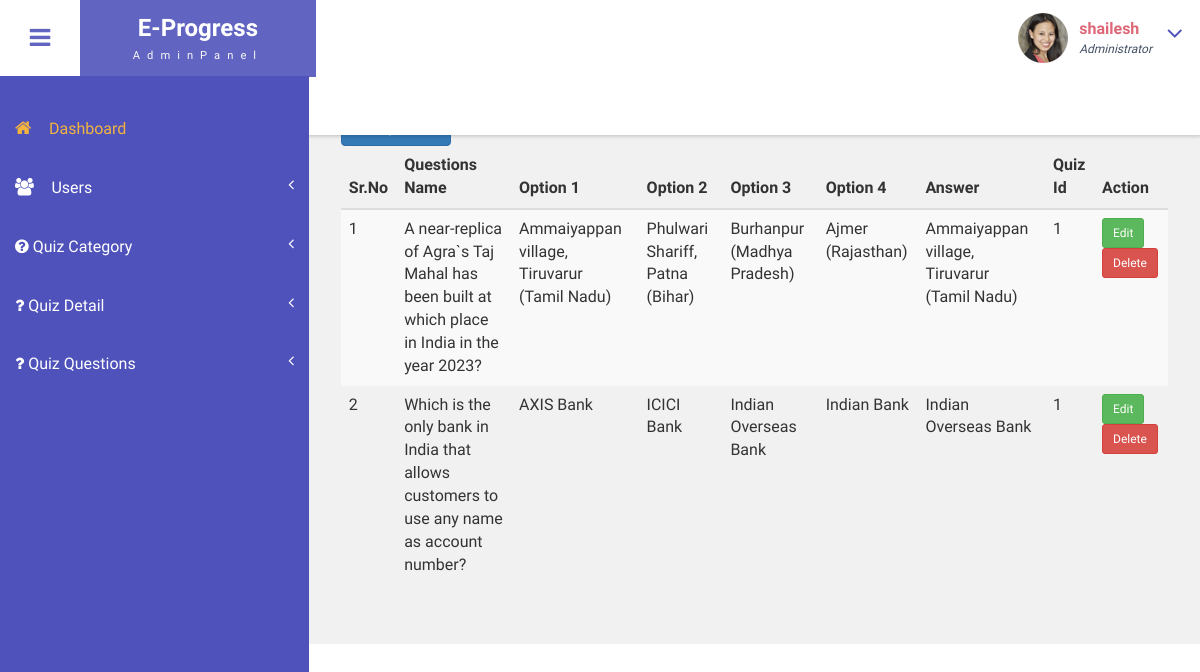
Before: /viewquestion (signed in) with the older database file.
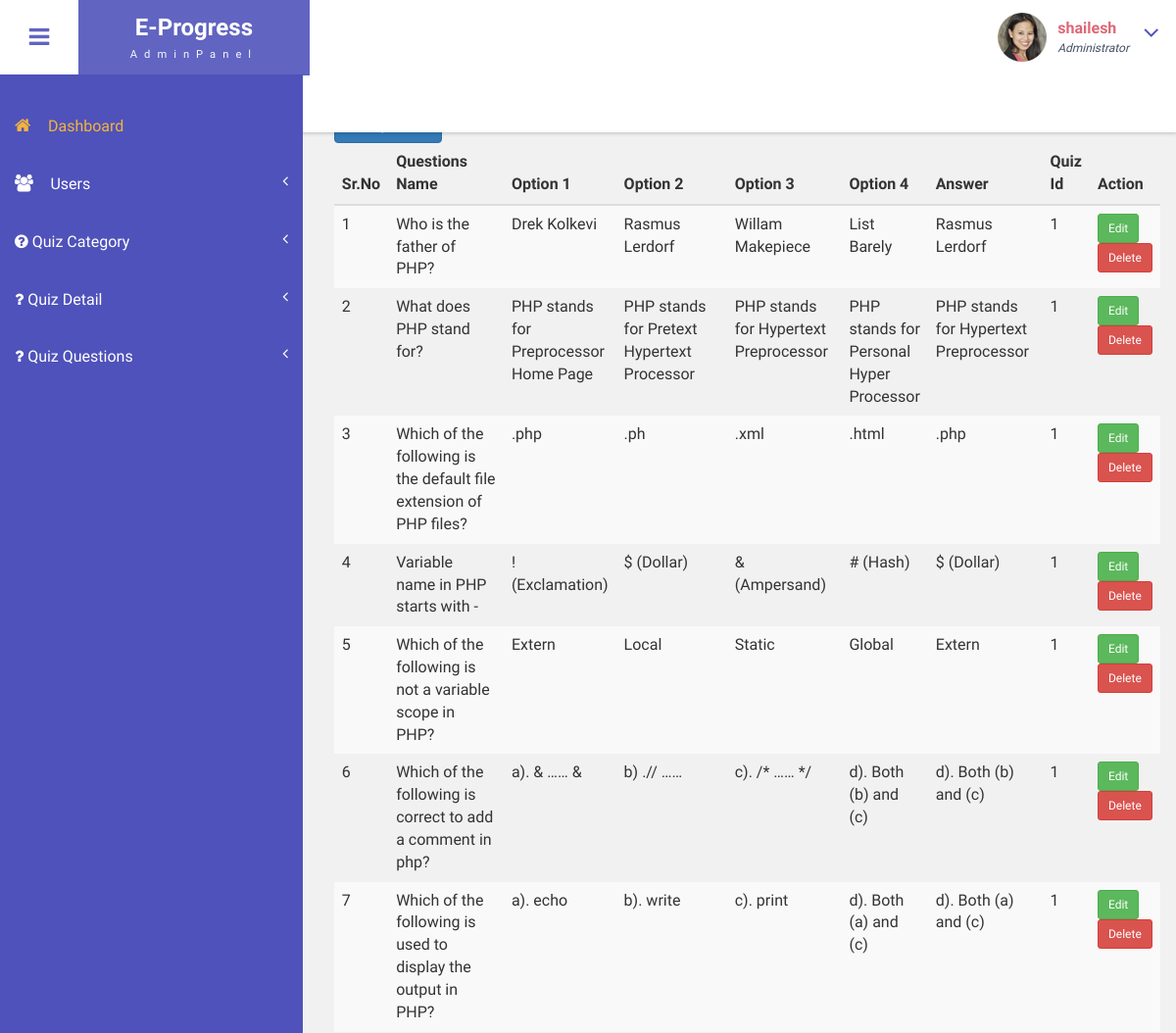
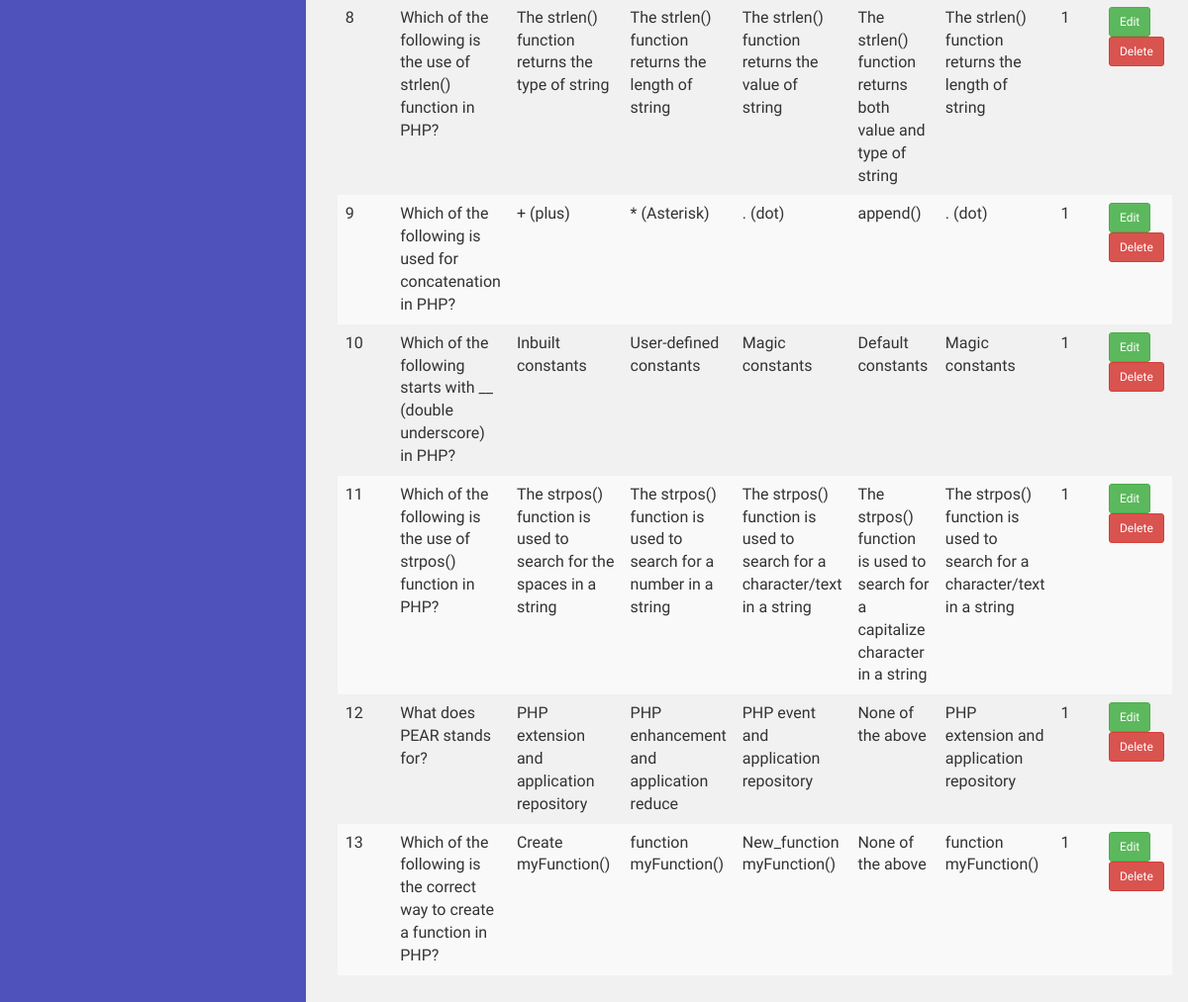
After: the same page with the newer database file (2 pictures, top to bottom).
### tables this page shows
CREATE TABLE `questions` (
  `id` int(11) NOT NULL,
  `questions_name` varchar(255) NOT NULL,
  `option_1` varchar(255) NOT NULL,
  `option_2` varchar(255) NOT NULL,
  `option_3` varchar(255) NOT NULL,
  `option_4` varchar(255) NOT NULL,
  `answer` varchar(255) NOT NULL,
  `quiz_id` varchar(10) NOT NULL,
  `create_at` timestamp NOT NULL DEFAULT current_timestamp(),
  `update_at` timestamp NOT NULL DEFAULT current_timestamp()
);

### index.php (called while the page is built)
<?php
require_once("Controller/Controller.php");
?>

### Model/Model.php (called while the page is built, shortened)
<?php
class Model
{
    function __construct(protected $connection = null)
    {
        try {
            $this->connection = new mysqli("localhost", "root", "", "project_oes");
        } catch (\Exception $e) {
            $ErrorMsg = PHP_EOL . "Error Date Time >>> " . date('d-m-Y h:i:s A') . PHP_EOL . "Error Msg >>> " . $e->getMessage() . PHP_EOL;
            if (!file_exists('log')) {
                mkdir("log");
            }
            $FileName = date('d_m_Y');
            file_put_contents("log/" . $FileName . "_log.txt", $ErrorMsg, FILE_APPEND);
        }
    }
    function Select($tbl, $where = null)
    {
        $SQL = " SELECT * FROM $tbl";
        $SQLEx = $this->connection->query($SQL);
        if ($SQLEx->num_rows > 0) {
            while ($data = $SQLEx->fetch_object()) {
                $FetchData[] = $data;
            }
            $Responce['Code'] = "1";
            $Responce['Msg'] = "Msg";
            $Responce['Data'] = $FetchData;
        } else {
            $Responce['Code'] = "0";
            $Responce['Msg'] = "Try Again";
            $Responce['Data'] = "0";
        }
        return $Responce;
    }
}
?>

### View/Admin/quiz/questionspage/viewquestion.php (the view, shortened to what this page needs)
<div id="page-wrapper">
    <div class="main-page">
        <a href="addquestion" class="btn btn-primary">Add Question</a>
        <table class="table table-striped table-dark">
            <thead>
                <tr>
                    <th>Sr.No</th>
                    <th>Questions Name</th>
                    <th>Option 1</th>
                    <th>Option 2</th>
                    <th>Option 3</th>
                    <th>Option 4</th>
                    <th>Answer </th>
                    <th>Quiz Id </th>
                    <th>Action </th>
                </tr>
            </thead>
            <tbody>
                <?php
                if (!empty($ViewQuestionRes['Data'])) {
                    $i = 0;
                    foreach ($ViewQuestionRes['Data'] as $key => $value) {
                        $i++; ?>
                        <tr>
                            <td><?php echo $i; ?></td>
                            <td><?php echo $value->questions_name; ?></td>
                            <td><?php echo $value->option_1; ?></td>
                            <td><?php echo $value->option_2; ?></td>
                            <td><?php echo $value->option_3; ?></td>
                            <td><?php echo $value->option_4; ?></td>
                            <td><?php echo $value->answer; ?></td>
                            <td><?php echo $value->quiz_id; ?></td>
                            <td>
                                <a href="questionedit?id=<?php echo $value->id; ?>" class="btn btn-success btn-sm">Edit</a>&nbsp;
                                <a href="questiondelete?id=<?php echo $value->id; ?>" class="btn btn-danger btn-sm" onclick="return checkDelete()">Delete</a>
                            </td>
                        </tr>
                    <?php }
                } else { ?>
                    <tr>
                        <td colspan="9" class="text-center">NO DATA FOUND </td>
                    </tr>
                <?php  }
                ?>
            </tbody>
        </table>
    </div>
</div>

### Controller/Controller.php (shortened to what this page needs)
<?php
require("Model/Model.php");
class Controller extends Model
{
    function __construct()
    {
        if ($_SERVER['HTTP_HOST'] == "localhost") {
            $this->URL = "http://localhost/oes_project/Public/";
        } else {
            $this->URL = "https://" . $_SERVER['HTTP_HOST'] . "/Public/";
        }
        if (isset($_SERVER['PATH_INFO'])) {
            switch ($_SERVER['PATH_INFO']) {
                case '/viewquestion':
                    $ViewQuestionRes = $this->Select("questions");
                    include_once("View/Admin/header_admin.php");
                    include_once("View/Admin/quiz/questionspage/viewquestion.php");
                    include_once("View/Admin/header_admin.php");
                    break;
            }
        } else {
            echo " <script>
            window.location.href ='home'
            </script>";
        }
    }
}
$Contoller = new Controller;
?>

### View/Admin/header_admin.php (shortened to what this page needs)
<!DOCTYPE HTML>
<html>
<head>
    <link href="<?php echo $this->URL; ?>Admin/css/bootstrap.css" rel='stylesheet' type='text/css' />
    <link href="<?php echo $this->URL; ?>Admin/css/style.css" rel='stylesheet' type='text/css' />
    <link href="<?php echo $this->URL; ?>Admin/css/font-awesome.css" rel="stylesheet">
    <link href="<?php echo $this->URL; ?>Admin/css/animate.css" rel="stylesheet" type="text/css" media="all">
    <link rel="stylesheet" href="<?php echo $this->URL; ?>Admin/css/clndr.css" type="text/css" />
    <link href="<?php echo $this->URL; ?>Admin/css/custom.css" rel="stylesheet">
</head>
<body class="cbp-spmenu-push">
    <div class="main-content">
        <div class=" sidebar" role="navigation">
            <div class="navbar-collapse">
                <nav class="cbp-spmenu cbp-spmenu-vertical cbp-spmenu-left" id="cbp-spmenu-s1">
                    <ul class="nav" id="side-menu">
                        <li>
                            <a href="admindashboard" class="active"><i class="fa fa-home nav_icon"></i>Dashboard</a>
                        </li>
                        <li>
                            <a href="javascript:history.go(-1)"><i class="fa fa-users nav_icon"></i>Users <span class="fa arrow"></span></a>
                        </li>
                        <li>
                            <a href="javascript:history.back()"><i class="fa fa-question-circle" aria-hidden="true"></i> Quiz Category <span class="fa arrow"></span></a>
                        </li>
                        <li>
                            <a href="javascript:history.back()"><i class="fa fa-question" aria-hidden="true"></i> Quiz Detail <span class="fa arrow"></span></a>
                        </li>
                        <li>
                            <a href="javascript:history.back()"><i class="fa fa-question" aria-hidden="true"></i> Quiz Questions <span class="fa arrow"></span></a>
                        </li>
                    </ul>
                </nav>
            </div>
        </div>
        <div class="sticky-header header-section ">
            <div class="header-left">
                <button id="showLeftPush"><i class="fa fa-bars"></i></button>
                <div class="logo">
                    <a href="admindashboard">
                        <h1>E-Progress</h1>
                        <span>AdminPanel</span>
                    </a>
                </div>
                <div class="search-box">
                    <form class="input">
                        <label class="input__label" for="input-31">
                        </label>
                    </form>
                </div>
            </div>
            <div class="header-right">
                <div class="profile_details">
                    <ul>
                        <li class="dropdown profile_details_drop">
                            <a href="#" class="dropdown-toggle" data-toggle="dropdown" aria-expanded="false">
                                <div class="profile_img">
                                    <span class="prfil-img"><img src="images/a.png" alt=""> </span>
                                    <div class="user-name">
                                        <p><?php echo $_SESSION['Userdata'][0]->name; ?></p>
                                        <span>Administrator</span>
                                    </div>
                                    <i class="fa fa-angle-down lnr"></i>
                                    <div class="clearfix"></div>
                                </div>
                            </a>
                        </li>
                    </ul>
                </div>
                <div class="clearfix"> </div>
            </div>
            <div class="clearfix"> </div>
        </div>

### Public/Admin/css/style.css (style rules this page uses)
h4, h5, h6, h1, h2, h3 { margin: 0; }
ul, ol { margin: 0; }
p { margin: 0; }
html, body { font-family: 'Roboto Condensed', sans-serif; font-size: 100%; overflow-x: hidden; background: #fff; }
body a { transition: 0.5s all ease; -webkit-transition: 0.5s all ease; -moz-transition: 0.5s all ease; -o-transition: 0.5s all ease; -ms-transition: 0.5s all ease; text-decoration:none; }
h1,h2,h3,h4,h5,h6 { margin:0; }
p { margin:0; }
ul,label { margin:0; padding:0; }
.main-content { position: relative; }
.sticky-header { position: fixed; top: 0; left:0px; width: 100%; z-index: 100; }
.header-section { background:#FFF; box-shadow: 1px 1px 4px rgba(0, 0, 0, 0.21); -webkit-box-shadow: 1px 1px 4px rgba(0, 0, 0, 0.21); -moz-box-shadow: 1px 1px 4px rgba(0, 0, 0, 0.21); -o-box-shadow: 1px 1px 4px rgba(0, 0, 0, 0.21); }
.header-section::after { clear: both; display: block; content: ''; }
.header-left { float: left; width: 45%; }
.header-right { float: right; }
button#showLeftPush { font-size: 1.5em; width: 80px; padding: 0.87em 0; text-align: center; cursor: pointer; float: left; color: #6F6F6F; -moz-transition: all 0.2s ease-out 0s; -webkit-transition: all 0.2s ease-out 0s; transition: all 0.2s ease-out 0s; border: none; background-color: #fff; outline:none; }
.cbp-spmenu { position: fixed; }
.cbp-spmenu-vertical { width: 309px; height: 100%; top: 76px; z-index: 1000; background-color:#4F52BA; padding: 2em 0; }
.cbp-spmenu-left { left: 0; }
.cbp-spmenu-push { overflow-x: hidden; position: relative; }
.cbp-spmenu, .cbp-spmenu-push { -webkit-transition: all 0.3s ease; -moz-transition: all 0.3s ease; transition: all 0.3s ease; }
.cbp-spmenu-push div#page-wrapper { margin: 0 0 0 19.3em; transition:.5s all; -webkit-transition:.5s all; -moz-transition:.5s all; }
.sidebar ul li { margin-bottom: 1em; }
.sidebar ul li a { color: #FFFFFF; font-size: 1em; }
.sidebar .arrow { float: right; }
i.nav_icon { margin-right: 1em; font-size: 1.1em; }
.fa { display: inline-block; font-family: FontAwesome; font-style: normal; font-weight: normal; line-height: 1; -webkit-font-smoothing: antialiased; -moz-osx-font-smoothing: grayscale; }
.logo { background: #6164C1; text-align: center; float: left; }
.logo a { padding: 0.9em 3.3em .7em; display: block; text-decoration: none; }
.logo a h1 { color: #fff; font-size: 1.5em; line-height: 1.2em; font-weight: 700; }
.logo a span { color: #F8F8F8; font-size: .7em; text-align: center; letter-spacing: 7px; }
.search-box { float: left; width: 34%; margin: 1.2em 0 0 3em; position: relative; z-index: 1; display: inline-block; }
.input__label { -webkit-font-smoothing: antialiased; -moz-osx-font-smoothing: grayscale; -webkit-touch-callout: none; -webkit-user-select: none; -khtml-user-select: none; -moz-user-select: none; -ms-user-select: none; user-select: none; position: absolute; width: 100%; height: 100%; }
.sidebar .nav-second-level li a.active ,.sidebar ul li a.active { color: #F2B33F; }
.profile_details { float: right; }
.profile_details_drop a.dropdown-toggle { display:block; padding: 0.8em 3em 0 2em; }
.profile_img span.prfil-img { float:left; }
.user-name { float:left; margin-top:8px; margin-left:11px; height:35px; }
.profile_details ul li { list-style-type:none; position:relative; }
.profile_details li a i.fa.lnr { position: absolute; top: 34%; right: 8%; color: #4F52BA; font-size: 1.6em; }
.user-name p { font-size:1em; color:#DD6777; line-height:1em; font-weight:700; }
.user-name span { font-size: .75em; font-style: italic; color: #424f63; font-weight: normal; margin-top: .3em; }
.table > thead > tr > th, .table > tbody > tr > th, .table > tfoot > tr > th, .table > thead > tr > td, .table > tbody > tr > td, .table > tfoot > tr > td { border-top: none; }

### Public/Admin/css/custom.css (style rules this page uses)
#page-wrapper { padding:7em 2em 2.5em; background-color: #F1F1F1; }
.sidebar .arrow { float: right; }
.sidebar .fa.arrow:before { content: "\f104"; }

Changed rows visible on the page:
removed questions: questions_name "A near-replica of Agra`s Taj Mahal has been built at which place in India in the year 2023?", option_1 "Ammaiyappan village, Tiruvarur (Tamil Nadu)", option_2 "Phulwari Shariff, Patna (Bihar)", option_3 "Burhanpur (Madhya Pradesh)", option_4 "Ajmer (Rajasthan)", answer "Ammaiyappan village, Tiruvarur (Tamil Nadu)", quiz "1"
removed questions: questions_name "Which is the only bank in India that allows customers to use any name as account number?", option_1 "AXIS Bank", option_2 "ICICI Bank", option_3 "Indian Overseas Bank", option_4 "Indian Bank", answer "Indian Overseas Bank", quiz "1"
added questions: questions_name "Who is the father of PHP?", option_1 "Drek Kolkevi", option_2 "Rasmus Lerdorf", option_3 "Willam Makepiece", option_4 "List Barely", answer "Rasmus Lerdorf", quiz "1"
added questions: questions_name "What does PHP stand for?", option_1 "PHP stands for Preprocessor Home Page", option_2 "PHP stands for Pretext Hypertext Processor", option_3 "PHP stands for Hypertext Preprocessor", option_4 "PHP stands for Personal Hyper Processor", answer "PHP stands for Hypertext Preprocessor", quiz "1"
added questions: questions_name "Which of the following is the default file extension of PHP files?", option_1 ".php", option_2 ".ph", option_3 ".xml", option_4 ".html", answer ".php", quiz "1"
added questions: questions_name "Variable name in PHP starts with -", option_1 "! (Exclamation)", option_2 "$ (Dollar)", option_3 "& (Ampersand)", option_4 "# (Hash)", answer "$ (Dollar)", quiz "1"
added questions: questions_name "Which of the following is not a variable scope in PHP?", option_1 "Extern", option_2 "Local", option_3 "Static", option_4 "Global", answer "Extern", quiz "1"
added questions: questions_name "Which of the following is correct to add a comment in php?", option_1 "a). & …… &", option_2 "b) .// ……", option_3 "c). /* …… */", option_4 "d). Both (b) and (c)", answer "d). Both (b) and (c)", quiz "1"
added questions: questions_name "Which of the following is used to display the output in PHP?", option_1 "a). echo", option_2 "b). write", option_3 "c). print", option_4 "d). Both (a) and (c)", answer "d). Both (a) and (c)", quiz "1"
added questions: questions_name "Which of the following is the use of strlen() function in PHP?", option_1 "The strlen() function returns the type of string", option_2 "The strlen() function returns the length of string", option_3 "The strlen() function returns the value of string", option_4 "The strlen() function returns both value and type of string", answer "The strlen() function returns the length of string", quiz "1"
added questions: questions_name "Which of the following is used for concatenation in PHP?", option_1 "+ (plus)", option_2 "* (Asterisk)", option_3 ". (dot)", option_4 "append()", answer ". (dot)", quiz "1"
added questions: questions_name "Which of the following starts with __ (double underscore) in PHP?", option_1 "Inbuilt constants", option_2 "User-defined constants", option_3 "Magic constants", option_4 "Default constants", answer "Magic constants", quiz "1"
added questions: questions_name "Which of the following is the use of strpos() function in PHP?", option_1 "The strpos() function is used to search for the spaces in a string", option_2 "The strpos() function is used to search for a number in a string", option_3 "The strpos() function is used to search for a character/text in a string", option_4 "The strpos() function is used to search for a capitalize character in a string", answer "The strpos() function is used to search for a character/text in a string", quiz "1"
added questions: questions_name "What does PEAR stands for?", option_1 "PHP extension and application repository", option_2 "PHP enhancement and application reduce", option_3 "PHP event and application repository", option_4 "None of the above", answer "PHP extension and application repository", quiz "1"
added questions: questions_name "Which of the following is the correct way to create a function in PHP?", option_1 "Create myFunction()", option_2 "function myFunction()", option_3 "New_function myFunction()", option_4 "None of the above", answer "function myFunction()", quiz "1"
